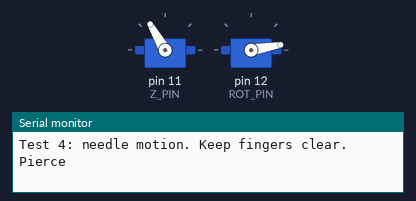
A sketch run on a simulated Arduino Uno, built with avr-gcc and run on an emulated ATmega328P. Parts: 2 × servo, the last lines printed to the serial monitor.

Above: at 1.55 s.
At 2.25 s:
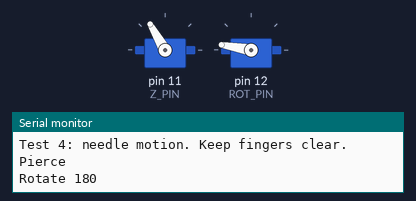
At 3.0 s:
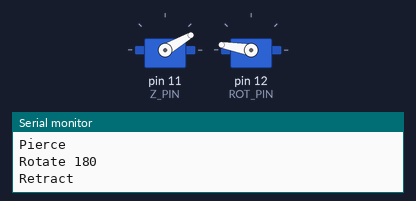
At 5.0 s:
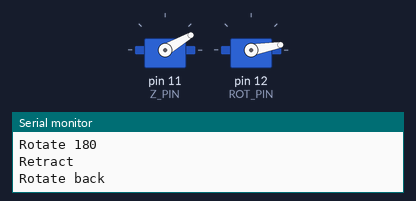
Timing chart, 0 to 9.6 s (numbered marks = the images above):
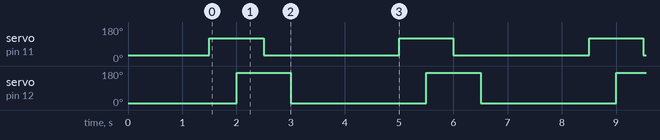

Measured:
- by itself, servo on pin 11 (Z_PIN): alternates 120° for 1.0 s and 30° for 2.5 s
- by itself, servo on pin 12 (ROT_PIN): alternates 170° for 1.0 s and 10° for 2.5 s

The sketch:

04_needle_servos.ino
```cpp
// BioStitched test 4: needle motion
//
// The Z servo drives the needle down through the fabric and back up.
// The rotation servo turns the needle 180 degrees so the hook catches the thread.
//
// Wiring: Z servo signal to D11, rotation servo signal to D12.
// Power: both servos from the 5 V UBEC, grounds joined to the Arduino.
// The sketch moves one servo at a time on purpose: two MG996R servos
// starting together can pull the supply down and reset the board.
//
// Expected: pierce, rotate, retract, rotate back, then a pause, over and over.
// Keep your fingers clear of the needle while this runs.

#include <Servo.h>

Servo zServo;
Servo rotServo;

const int Z_PIN = 11;
const int ROT_PIN = 12;

const int Z_UP = 30;      // tune: needle tip just clear of the fabric
const int Z_DOWN = 120;   // tune: needle tip through the fabric

// Pulled in from 0 and 180 so the servo doesn't stall at its end stops.
// Adjust until the hook faces exactly the opposite way at FACE_B.
const int FACE_A = 10;
const int FACE_B = 170;

const int SETTLE_MS = 500;

void setup() {
  zServo.attach(Z_PIN);
  rotServo.attach(ROT_PIN);
  zServo.write(Z_UP);
  rotServo.write(FACE_A);

  Serial.begin(9600);
  Serial.println("Test 4: needle motion. Keep fingers clear.");
  delay(1500);
}

void loop() {
  zServo.write(Z_DOWN);
  Serial.println("Pierce");
  delay(SETTLE_MS);

  rotServo.write(FACE_B);
  Serial.println("Rotate 180");
  delay(SETTLE_MS);

  zServo.write(Z_UP);
  Serial.println("Retract");
  delay(SETTLE_MS);

  rotServo.write(FACE_A);
  Serial.println("Rotate back");
  delay(SETTLE_MS);

  delay(1500);
}
```
